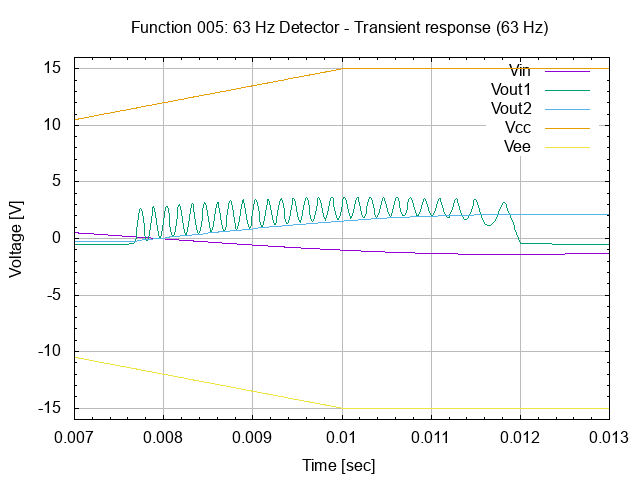

Recreate this plot in gnuplot.
# setup terminal
set term png

# setup graph
set output "26.005.00.01.01.04.png"
set title "Function 005: 63 Hz Detector - Transient response (63 Hz)"

# setup Y-axis
set yrange [-16:16]
set grid ytics lt 1 lw 1 lc rgb "#bbbbbb"
set mytics
set ylabel "Voltage [V]"

# setup X-axis
set grid xtics lt 1 lw 1 lc rgb "#bbbbbb"
set mxtics
set xrange [0.007:0.013]
set xlabel "Time [sec]"

# setup plot style
set style data lines
plot '26.005.00.01.01.dat' using 1:2 title "Vin", \
     '26.005.00.01.01.dat' using 1:3 title "Vout1", \
     '26.005.00.01.01.dat' using 1:4 title "Vout2", \
     '26.005.00.01.01.dat' using 1:5 title "Vcc", \
     '26.005.00.01.01.dat' using 1:6 title "Vee"

# set output back to default
set output

# reset terminal type
set terminal pop
